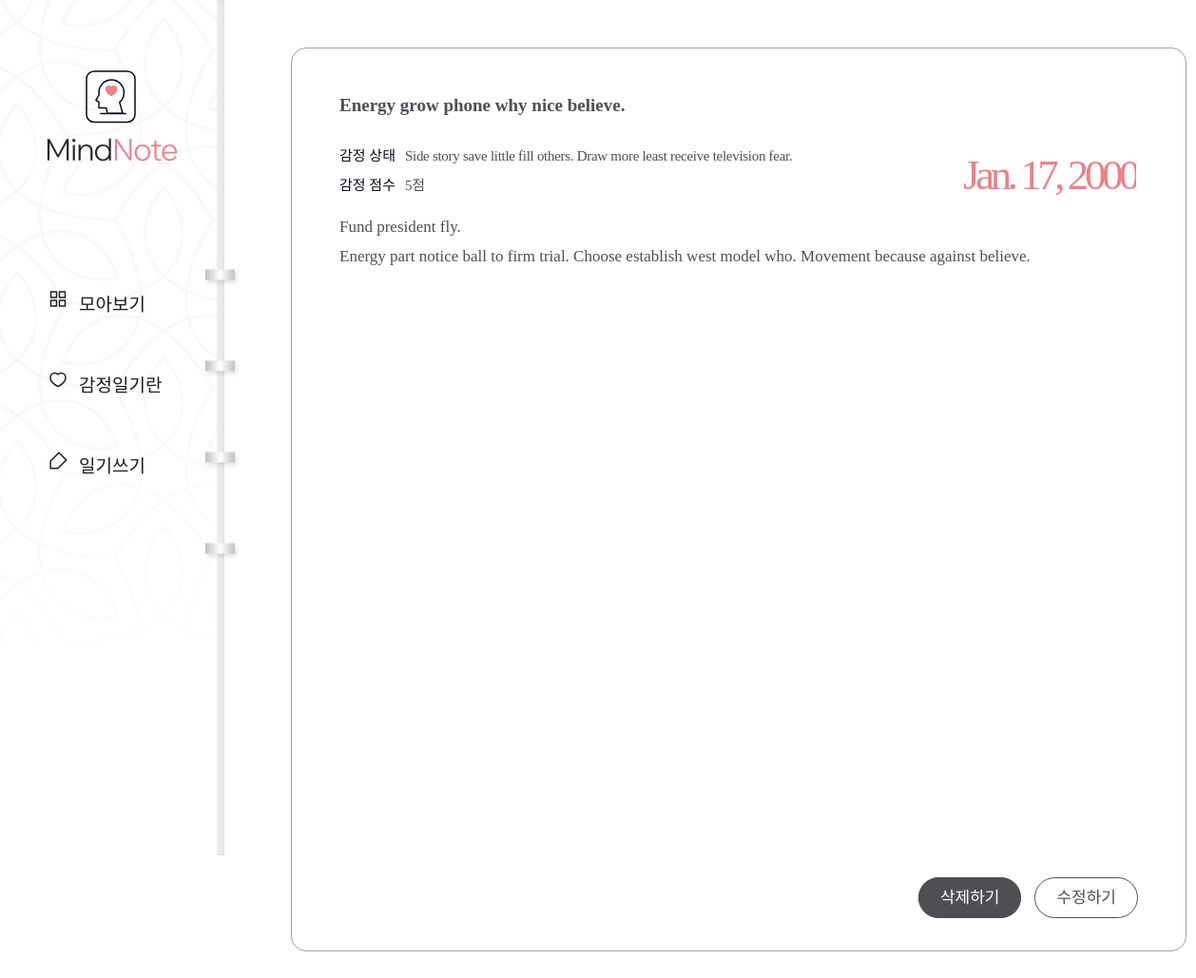
Screenshot of /diary/page/6 with the database file from the repository.
### diary/models.py (models this page shows, shortened)
class Page(models.Model):
    title = models.CharField(max_length=100, validators=[validate_no_hash])
    content = models.TextField(validators=[validate_no_hash])
    feeling = models.CharField(
        max_length=80, validators=[validate_no_hash, validate_no_numbers]
    )
    score = models.IntegerField(validators=[validate_score])
    dt_created = models.DateField()

### diary/views.py (the view)
# urls.py: path("diary/page/<int:page_id>", views.page_detail, name="page-detail"),
def page_detail(request, page_id):
    object = Page.objects.get(id=page_id)
    return render(request, "diary/page_detail.html", {"object": object})

### diary/templates/diary/page_detail.html
{% extends './base.html' %}
{% block content %}
  <div class="wrap-notetext">
    <div class="notetext">
      <div class="text-box">
        <h2>{{ object.title }}</h2>
        <div class="state">
          <p>감정 상태</p>
          <span>{{ object.feeling }}</span>
        </div>
        <div class="score">
          <p>감정 점수</p>
          <span>{{ object.score }}점</span>
        </div>
        <div class="date">
          <span>{{ object.dt_created }}</span>
        </div>
        <div class="detail">{{ object.content|linebreaksbr }}</div>
        <div class="notetext-btn">
          <ul>
            <li><a href="{% url 'page-delete' object.id %}">삭제하기</a></li>
            <li><a href="{% url 'page-update' object.id %}">수정하기</a></li>
          </ul>
        </div>
      </div>
    </div>
  </div>
{% endblock content %}

### diary/static/diary/css/styles.css (style rules this page uses)
h1,h2,h3,p,a,ul,li { margin: 0; padding: 0; font-family: 'NanumSquare'; list-style: none; text-decoration: none; outline: none; }
html { position: relative; min-height: 100%; margin: 0; }
body { margin: 0; padding: 0; -webkit-font-smoothing: antialiased; -moz-osx-font-smoothing: auto; }
.wrap-notetext { padding-left: 236px; padding-top: 50px; padding-bottom: 150px; }
.notetext { margin: 0 70px; }
.text-box { position: relative; width: 840px; height: 100%; min-height: 800px; max-height: 1040px; margin: 0 auto; padding: 49px 50px 100px; border-radius: 16px; border: solid 1px #a3a0a0; background-color: #ffffff; }
.text-box h2 { padding-bottom: 30px; font-family: 'NanumBarunpen'; color: #4e4f53; font-size: 19px; font-weight: bold; }
.text-box .state p { display: inline-block; font-family: 'NanumSquare'; color: #060b18; font-size: 15px; }
.text-box .state span { padding-left: 6px; font-family: 'NanumBarunpen'; color: #4e4f53; font-size: 15px; letter-spacing: -0.29px; }
.text-box .score { padding: 10px 0 20px; }
.text-box .score p { display: inline-block; font-family: 'NanumSquare'; color: #060b18; font-size: 15px; }
.text-box .score span { padding-left: 6px; font-family: 'NanumBarunpen'; color: #4e4f53; font-size: 15px; letter-spacing: -0.29px; }
.text-box .date { overflow: hidden; position: absolute; top: 107px; right: 52px; }
.text-box .date span { float: left; font-family: 'NanumSquare'; color: #ee8088; font-size: 45px; letter-spacing: -4.47px; }
.text-box .detail { overflow-y: scroll; max-height: 800px; font-family: 'NanumBarunpen'; color: #4e4f53; font-size: 17px; line-height: 1.8; }
.text-box .notetext-btn { position: absolute; right: 50px; bottom: 45px; }
.text-box .notetext-btn li { display: inline-block; }
.text-box .notetext-btn li a { padding: 11px 22px; font-family: 'NanumSquare'; color: #fff; font-size: 17px; background-color: #4e4f53; border: solid 1px #4e4f53; border-radius: 22.5px; }
.text-box .notetext-btn li:last-child a { margin-left: 10px; color: #4e4f53; background-color: transparent; }

### rows the page displays
Page: title "Energy grow phone why nice believe.", feeling "Side story save little fill others. Draw more least receive television fear.", score "5", dt_created "Jan. 17, 2000", content "Fund president fly. Energy part notice ball to firm trial. Choose establish west model who. Movement because against believe."
